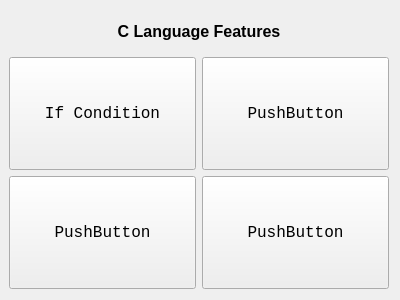
<?xml version="1.0" encoding="UTF-8"?>
<ui version="4.0">
 <class>MiscellaneousCLanguageFeatures</class>
 <widget class="QWidget" name="MiscellaneousCLanguageFeatures">
  <property name="geometry">
   <rect>
    <x>0</x>
    <y>0</y>
    <width>400</width>
    <height>300</height>
   </rect>
  </property>
  <property name="windowTitle">
   <string>MiscellaneousCLanguageFeatures</string>
  </property>
  <layout class="QVBoxLayout" name="verticalLayout" stretch="0,1">
   <property name="leftMargin">
    <number>9</number>
   </property>
   <item>
    <layout class="QHBoxLayout" name="horizontalLayout">
     <item>
      <widget class="QLabel" name="lbTitle">
       <property name="minimumSize">
        <size>
         <width>0</width>
         <height>40</height>
        </size>
       </property>
       <property name="font">
        <font>
         <pointsize>12</pointsize>
         <weight>75</weight>
         <bold>true</bold>
        </font>
       </property>
       <property name="text">
        <string>C Language Features</string>
       </property>
       <property name="alignment">
        <set>Qt::AlignCenter</set>
       </property>
      </widget>
     </item>
    </layout>
   </item>
   <item>
    <layout class="QGridLayout" name="gridLayout">
     <property name="leftMargin">
      <number>0</number>
     </property>
     <property name="rightMargin">
      <number>0</number>
     </property>
     <item row="0" column="0">
      <widget class="QPushButton" name="btnIfCondition">
       <property name="sizePolicy">
        <sizepolicy hsizetype="Expanding" vsizetype="Expanding">
         <horstretch>0</horstretch>
         <verstretch>0</verstretch>
        </sizepolicy>
       </property>
       <property name="font">
        <font>
         <family>Consolas</family>
         <pointsize>12</pointsize>
        </font>
       </property>
       <property name="text">
        <string>If Condition</string>
       </property>
      </widget>
     </item>
     <item row="0" column="1">
      <widget class="QPushButton" name="pushButton_2">
       <property name="sizePolicy">
        <sizepolicy hsizetype="Expanding" vsizetype="Expanding">
         <horstretch>0</horstretch>
         <verstretch>0</verstretch>
        </sizepolicy>
       </property>
       <property name="font">
        <font>
         <family>Consolas</family>
         <pointsize>12</pointsize>
        </font>
       </property>
       <property name="text">
        <string>PushButton</string>
       </property>
      </widget>
     </item>
     <item row="1" column="0">
      <widget class="QPushButton" name="pushButton_3">
       <property name="sizePolicy">
        <sizepolicy hsizetype="Expanding" vsizetype="Expanding">
         <horstretch>0</horstretch>
         <verstretch>0</verstretch>
        </sizepolicy>
       </property>
       <property name="font">
        <font>
         <family>Consolas</family>
         <pointsize>12</pointsize>
        </font>
       </property>
       <property name="text">
        <string>PushButton</string>
       </property>
      </widget>
     </item>
     <item row="1" column="1">
      <widget class="QPushButton" name="pushButton_4">
       <property name="sizePolicy">
        <sizepolicy hsizetype="Expanding" vsizetype="Expanding">
         <horstretch>0</horstretch>
         <verstretch>0</verstretch>
        </sizepolicy>
       </property>
       <property name="font">
        <font>
         <family>Consolas</family>
         <pointsize>12</pointsize>
        </font>
       </property>
       <property name="text">
        <string>PushButton</string>
       </property>
      </widget>
     </item>
    </layout>
   </item>
  </layout>
 </widget>
 <layoutdefault spacing="6" margin="11"/>
 <resources/>
 <connections/>
</ui>
